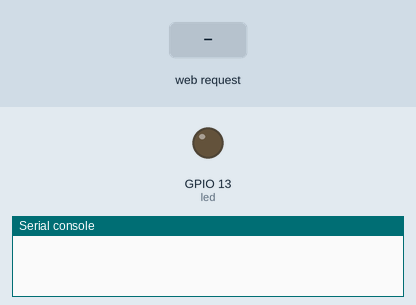
Simulated run of this program. Board: ESP32 board running MicroPython. Shown: output pins drawn as LEDs (lit = HIGH), the last lines printed to the serial console. Inputs (shaded band) come from the test bench. The board's own WiFi access point starts at once.

Above: at 1.2 s.
1.3 s: HTTP request GET /?led=on received
At 2.1 s:
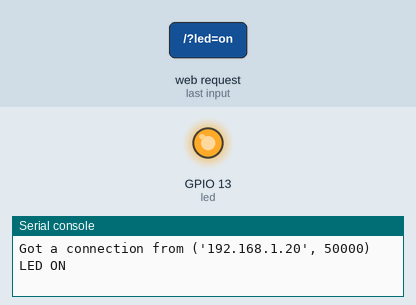
2.8 s: HTTP request GET /?led=off received
At 3.2 s:
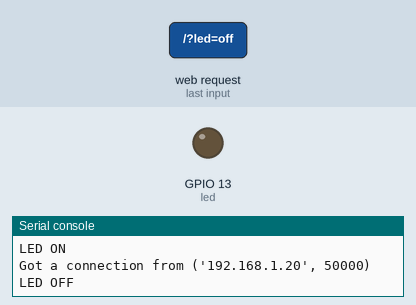
Timing chart, 0 to 5.8 s (numbered marks = the images above; inputs shaded):
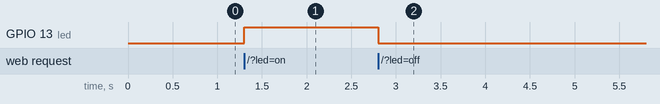

The program:

main_Webserve.py
```python
"""
==== ESP32 Access Point generator toward IoT applications
==== Source code written by Prof. Kartik Bulusu (1) and Adellar Irankunda (2)
==== CS and MAE Department, SEAS GWU
==== Undergraduate student, Physics Department, GWU
==== Description:
======== ESP32 Webserver can be accessed using the Access Point IP address to
======== activate an LED using a html front that has ON / OFF buttons
==== Requirements:
============ The program requires Micropython v 1.14 and dependent libraries:
============ machine, socket, network, esp, gcand other imported libraries
============ The progrem requires a companion boot.py that creates the access point credentials within it
======== It has been written exclusively for CS3907 students in GWU.
======== It may not be used for any other purposes unless author's prior permission is aquired.
==== Testing:
==== 1. Developed on 03/07/2023 using MicroPython 1.14 on Raspberry Pi 3B+ and Thonny IDE
==== 2. Tested on 03/23/2023 using MicroPython 1.14 on Raspberry Pi 3B+
==== 3. Modified on 03/24/2023 using Python 3.10.6 on Macbook Pro using Thonny IDE
"""


import socket
from machine import Pin
import network

#use the builtin LED
led = Pin(13, Pin.OUT)

#def do_connect1():
ap = network.WLAN(network.AP_IF)
ap.active(True)

def landing():
    if led.value() == 1:
        gpio_state="ON"
    else:
        gpio_state="OFF"

    page_contents = """<html>
    <head>
    <title>ESP Web Server</title> <meta name="viewport" content="width=device-width, initial-scale=1">
    <link rel="icon" href="data:,"> <style>html{font-family: Helvetica; display:inline-block; margin: 0px auto; text-align: center;}
    h1{color: #0F3376; padding: 2vh;}p{font-size: 1.5rem;}.button{display: inline-block; background-color: #e7bd3b; border: none;
    border-radius: 4px; color: white; padding: 16px 40px; text-decoration: none; font-size: 30px; margin: 2px; cursor: pointer;}
    .button2{background-color: #4286f4;}</style></head>
    <body>
    <h1>ESP Web Server</h1>
    <p>GPIO state: <strong>""" + gpio_state + """</strong></p>
    <p><a href="/?led=on"><button class="button">ON</button></a></p>
    <p><a href="/?led=off"><button class="button button2">OFF</button></a></p>
    </body>
    </html>"""
    return page_contents

s = socket.socket(socket.AF_INET, socket.SOCK_STREAM)
s.bind(('', 80))
s.listen(5)

while True:
    #handle incoming connections and print local addresses
    conn, addr = s.accept()
    print('Got a connection from %s' % str(addr))

    request = conn.recv(1024)
    request = str(request)

    #optionally print out the client's request'
    # print('Content = %s' % request)

    led_on = request.find('/?led=on')
    led_off = request.find('/?led=off')

    if led_on == 6:
        print('LED ON')
        led.value(1)
    if led_off == 6:
        print('LED OFF')
        led.value(0)

    #render our html based page
    response = landing()

    #if we made it this far, send the 200 code letting client know request was processed
    conn.send('HTTP/1.1 200 OK\n')
    conn.send('Content-Type: text/html\n')
    conn.send('Connection: close\n\n')

    #send page
    conn.sendall(response)
    conn.close()
```

Measured:
- after the input at 1.3 s, GPIO 13 (led): LOW → HIGH at once
- after the input at 2.8 s, GPIO 13 (led): HIGH → LOW at once
